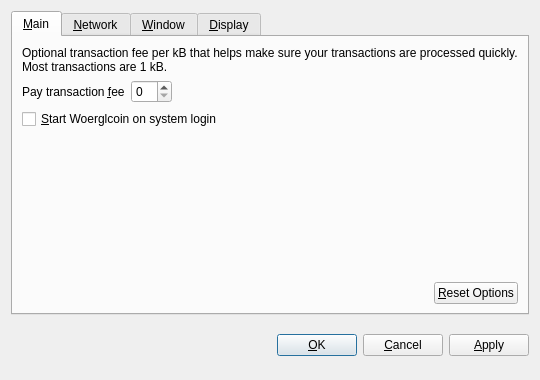
<?xml version="1.0" encoding="UTF-8"?>
<ui version="4.0">
 <class>OptionsDialog</class>
 <widget class="QDialog" name="OptionsDialog">
  <property name="geometry">
   <rect>
    <x>0</x>
    <y>0</y>
    <width>540</width>
    <height>380</height>
   </rect>
  </property>
  <property name="windowTitle">
   <string>Options</string>
  </property>
  <property name="modal">
   <bool>true</bool>
  </property>
  <layout class="QVBoxLayout" name="verticalLayout">
   <item>
    <widget class="QTabWidget" name="tabWidget">
     <property name="tabPosition">
      <enum>QTabWidget::North</enum>
     </property>
     <property name="currentIndex">
      <number>0</number>
     </property>
     <widget class="QWidget" name="tabMain">
      <attribute name="title">
       <string>&amp;Main</string>
      </attribute>
      <layout class="QVBoxLayout" name="verticalLayout_Main">
       <item>
        <widget class="QLabel" name="transactionFeeInfoLabel">
         <property name="text">
          <string>Optional transaction fee per kB that helps make sure your transactions are processed quickly. Most transactions are 1 kB.</string>
         </property>
         <property name="textFormat">
          <enum>Qt::PlainText</enum>
         </property>
         <property name="wordWrap">
          <bool>true</bool>
         </property>
        </widget>
       </item>
       <item>
        <layout class="QHBoxLayout" name="horizontalLayout_1_Main">
         <item>
          <widget class="QLabel" name="transactionFeeLabel">
           <property name="text">
            <string>Pay transaction &amp;fee</string>
           </property>
           <property name="textFormat">
            <enum>Qt::PlainText</enum>
           </property>
           <property name="buddy">
            <cstring>transactionFee</cstring>
           </property>
          </widget>
         </item>
         <item>
          <widget class="BitcoinAmountField" name="transactionFee"/>
         </item>
         <item>
          <spacer name="horizontalSpacer_1_Main">
           <property name="orientation">
            <enum>Qt::Horizontal</enum>
           </property>
           <property name="sizeHint" stdset="0">
            <size>
             <width>40</width>
             <height>20</height>
            </size>
           </property>
          </spacer>
         </item>
        </layout>
       </item>
       <item>
        <widget class="QCheckBox" name="bitcoinAtStartup">
         <property name="toolTip">
          <string>Automatically start Woerglcoin after logging in to the system.</string>
         </property>
         <property name="text">
          <string>&amp;Start Woerglcoin on system login</string>
         </property>
        </widget>
       </item>
       <item>
        <spacer name="verticalSpacer_Main">
         <property name="orientation">
          <enum>Qt::Vertical</enum>
         </property>
         <property name="sizeHint" stdset="0">
          <size>
           <width>20</width>
           <height>40</height>
          </size>
         </property>
        </spacer>
       </item>
       <item>
        <layout class="QHBoxLayout" name="horizontalLayout_2_Main">
         <item>
          <spacer name="horizontalSpacer_2_Main">
           <property name="orientation">
            <enum>Qt::Horizontal</enum>
           </property>
           <property name="sizeHint" stdset="0">
            <size>
             <width>40</width>
             <height>20</height>
            </size>
           </property>
          </spacer>
         </item>
         <item>
          <widget class="QPushButton" name="resetButton">
           <property name="toolTip">
            <string>Reset all client options to default.</string>
           </property>
           <property name="text">
            <string>&amp;Reset Options</string>
           </property>
           <property name="autoDefault">
            <bool>false</bool>
           </property>
          </widget>
         </item>
        </layout>
       </item>
      </layout>
     </widget>
     <widget class="QWidget" name="tabNetwork">
      <attribute name="title">
       <string>&amp;Network</string>
      </attribute>
      <layout class="QVBoxLayout" name="verticalLayout_Network">
       <item>
        <widget class="QCheckBox" name="mapPortUpnp">
         <property name="toolTip">
          <string>Automatically open the Woerglcoin client port on the router. This only works when your router supports UPnP and it is enabled.</string>
         </property>
         <property name="text">
          <string>Map port using &amp;UPnP</string>
         </property>
        </widget>
       </item>
       <item>
        <widget class="QCheckBox" name="connectSocks">
         <property name="toolTip">
          <string>Connect to the Woerglcoin network through a SOCKS proxy (e.g. when connecting through Tor).</string>
         </property>
         <property name="text">
          <string>&amp;Connect through SOCKS proxy:</string>
         </property>
        </widget>
       </item>
       <item>
        <layout class="QHBoxLayout" name="horizontalLayout_Network">
         <item>
          <widget class="QLabel" name="proxyIpLabel">
           <property name="text">
            <string>Proxy &amp;IP:</string>
           </property>
           <property name="textFormat">
            <enum>Qt::PlainText</enum>
           </property>
           <property name="buddy">
            <cstring>proxyIp</cstring>
           </property>
          </widget>
         </item>
         <item>
          <widget class="QValidatedLineEdit" name="proxyIp">
           <property name="maximumSize">
            <size>
             <width>140</width>
             <height>16777215</height>
            </size>
           </property>
           <property name="toolTip">
            <string>IP address of the proxy (e.g. 127.0.0.1)</string>
           </property>
          </widget>
         </item>
         <item>
          <widget class="QLabel" name="proxyPortLabel">
           <property name="text">
            <string>&amp;Port:</string>
           </property>
           <property name="textFormat">
            <enum>Qt::PlainText</enum>
           </property>
           <property name="buddy">
            <cstring>proxyPort</cstring>
           </property>
          </widget>
         </item>
         <item>
          <widget class="QLineEdit" name="proxyPort">
           <property name="maximumSize">
            <size>
             <width>55</width>
             <height>16777215</height>
            </size>
           </property>
           <property name="toolTip">
            <string>Port of the proxy (e.g. 9050)</string>
           </property>
          </widget>
         </item>
         <item>
          <widget class="QLabel" name="socksVersionLabel">
           <property name="text">
            <string>SOCKS &amp;Version:</string>
           </property>
           <property name="textFormat">
            <enum>Qt::PlainText</enum>
           </property>
           <property name="buddy">
            <cstring>socksVersion</cstring>
           </property>
          </widget>
         </item>
         <item>
          <widget class="QValueComboBox" name="socksVersion">
           <property name="toolTip">
            <string>SOCKS version of the proxy (e.g. 5)</string>
           </property>
          </widget>
         </item>
         <item>
          <spacer name="horizontalSpacer_Network">
           <property name="orientation">
            <enum>Qt::Horizontal</enum>
           </property>
           <property name="sizeHint" stdset="0">
            <size>
             <width>40</width>
             <height>20</height>
            </size>
           </property>
          </spacer>
         </item>
        </layout>
       </item>
       <item>
        <spacer name="verticalSpacer_Network">
         <property name="orientation">
          <enum>Qt::Vertical</enum>
         </property>
         <property name="sizeHint" stdset="0">
          <size>
           <width>20</width>
           <height>40</height>
          </size>
         </property>
        </spacer>
       </item>
      </layout>
     </widget>
     <widget class="QWidget" name="tabWindow">
      <attribute name="title">
       <string>&amp;Window</string>
      </attribute>
      <layout class="QVBoxLayout" name="verticalLayout_Window">
       <item>
        <widget class="QCheckBox" name="minimizeToTray">
         <property name="toolTip">
          <string>Show only a tray icon after minimizing the window.</string>
         </property>
         <property name="text">
          <string>&amp;Minimize to the tray instead of the taskbar</string>
         </property>
        </widget>
       </item>
       <item>
        <widget class="QCheckBox" name="minimizeOnClose">
         <property name="toolTip">
          <string>Minimize instead of exit the application when the window is closed. When this option is enabled, the application will be closed only after selecting Quit in the menu.</string>
         </property>
         <property name="text">
          <string>M&amp;inimize on close</string>
         </property>
        </widget>
       </item>
       <item>
        <spacer name="verticalSpacer_Window">
         <property name="orientation">
          <enum>Qt::Vertical</enum>
         </property>
         <property name="sizeHint" stdset="0">
          <size>
           <width>20</width>
           <height>40</height>
          </size>
         </property>
        </spacer>
       </item>
      </layout>
     </widget>
     <widget class="QWidget" name="tabDisplay">
      <attribute name="title">
       <string>&amp;Display</string>
      </attribute>
      <layout class="QVBoxLayout" name="verticalLayout_Display">
       <item>
        <layout class="QHBoxLayout" name="horizontalLayout_1_Display">
         <item>
          <widget class="QLabel" name="langLabel">
           <property name="text">
            <string>User Interface &amp;language:</string>
           </property>
           <property name="textFormat">
            <enum>Qt::PlainText</enum>
           </property>
           <property name="buddy">
            <cstring>lang</cstring>
           </property>
          </widget>
         </item>
         <item>
          <widget class="QValueComboBox" name="lang">
           <property name="toolTip">
            <string>The user interface language can be set here. This setting will take effect after restarting Woerglcoin.</string>
           </property>
          </widget>
         </item>
        </layout>
       </item>
       <item>
        <layout class="QHBoxLayout" name="horizontalLayout_2_Display">
         <item>
          <widget class="QLabel" name="unitLabel">
           <property name="text">
            <string>&amp;Unit to show amounts in:</string>
           </property>
           <property name="textFormat">
            <enum>Qt::PlainText</enum>
           </property>
           <property name="buddy">
            <cstring>unit</cstring>
           </property>
          </widget>
         </item>
         <item>
          <widget class="QValueComboBox" name="unit">
           <property name="toolTip">
            <string>Choose the default subdivision unit to show in the interface and when sending coins.</string>
           </property>
          </widget>
         </item>
        </layout>
       </item>
       <item>
        <widget class="QCheckBox" name="displayAddresses">
         <property name="toolTip">
          <string>Whether to show Woerglcoin addresses in the transaction list or not.</string>
         </property>
         <property name="text">
          <string>&amp;Display addresses in transaction list</string>
         </property>
        </widget>
       </item>
       <item>
        <spacer name="verticalSpacer_Display">
         <property name="orientation">
          <enum>Qt::Vertical</enum>
         </property>
         <property name="sizeHint" stdset="0">
          <size>
           <width>20</width>
           <height>40</height>
          </size>
         </property>
        </spacer>
       </item>
      </layout>
     </widget>
    </widget>
   </item>
   <item>
    <layout class="QHBoxLayout" name="horizontalLayout_Buttons">
     <item>
      <spacer name="horizontalSpacer_1">
       <property name="orientation">
        <enum>Qt::Horizontal</enum>
       </property>
       <property name="sizeHint" stdset="0">
        <size>
         <width>40</width>
         <height>48</height>
        </size>
       </property>
      </spacer>
     </item>
     <item>
      <widget class="QLabel" name="statusLabel">
       <property name="font">
        <font>
         <weight>75</weight>
         <bold>true</bold>
        </font>
       </property>
       <property name="text">
        <string/>
       </property>
       <property name="textFormat">
        <enum>Qt::PlainText</enum>
       </property>
       <property name="wordWrap">
        <bool>true</bool>
       </property>
      </widget>
     </item>
     <item>
      <spacer name="horizontalSpacer_2">
       <property name="orientation">
        <enum>Qt::Horizontal</enum>
       </property>
       <property name="sizeHint" stdset="0">
        <size>
         <width>40</width>
         <height>48</height>
        </size>
       </property>
      </spacer>
     </item>
     <item>
      <widget class="QPushButton" name="okButton">
       <property name="text">
        <string>&amp;OK</string>
       </property>
      </widget>
     </item>
     <item>
      <widget class="QPushButton" name="cancelButton">
       <property name="text">
        <string>&amp;Cancel</string>
       </property>
       <property name="autoDefault">
        <bool>false</bool>
       </property>
      </widget>
     </item>
     <item>
      <widget class="QPushButton" name="applyButton">
       <property name="text">
        <string>&amp;Apply</string>
       </property>
       <property name="autoDefault">
        <bool>false</bool>
       </property>
      </widget>
     </item>
    </layout>
   </item>
  </layout>
 </widget>
 <customwidgets>
  <customwidget>
   <class>BitcoinAmountField</class>
   <extends>QSpinBox</extends>
   <header>bitcoinamountfield.h</header>
  </customwidget>
  <customwidget>
   <class>QValueComboBox</class>
   <extends>QComboBox</extends>
   <header>qvaluecombobox.h</header>
  </customwidget>
  <customwidget>
   <class>QValidatedLineEdit</class>
   <extends>QLineEdit</extends>
   <header>qvalidatedlineedit.h</header>
  </customwidget>
 </customwidgets>
 <resources/>
 <connections/>
</ui>
